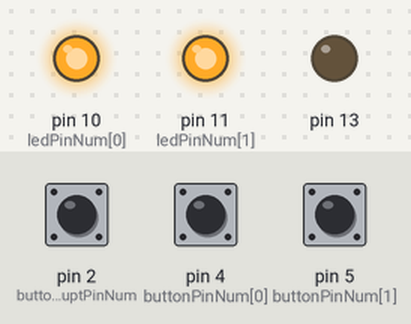
Simulated run of this sketch. Board: Arduino Uno, built with avr-gcc and run on an emulated ATmega328P. Shown: output pins drawn as LEDs (lit = HIGH). Inputs (shaded band) come from the test bench; at power-on: pin 2 (buttonInterruptPinNum) HIGH, pin 4 (buttonPinNum[0]) HIGH, pin 5 (buttonPinNum[1]) HIGH.

Above: at 2.8 s.
2.9 s: pin 2 (buttonInterruptPinNum) pulled LOW for 1.2 s
At 4.8 s:
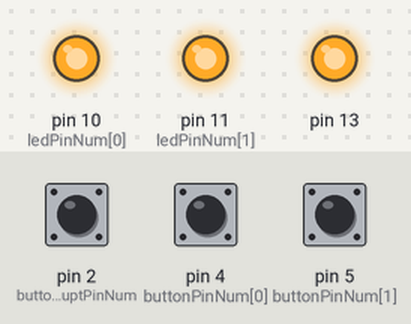
6.5 s: pin 4 (buttonPinNum[0]) pulled LOW for 1.2 s
At 7.8 s:
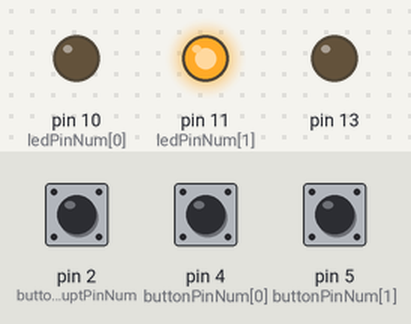
9.5 s: pin 5 (buttonPinNum[1]) pulled LOW for 1.2 s
At 10.7 s:
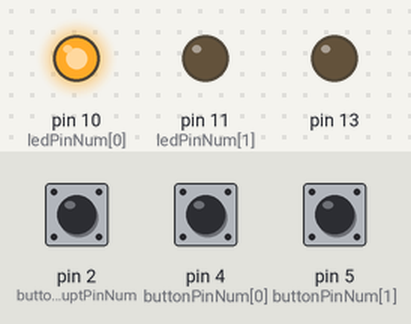
12.5 s: pin 5 (buttonPinNum[1]) pulled LOW for 3.2 s
At 16.4 s:
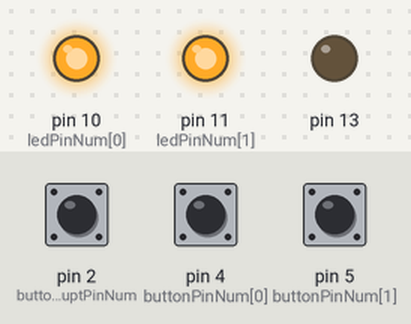
17.5 s: pin 2 (buttonInterruptPinNum) pulled LOW for 3.2 s
At 17.9 s:
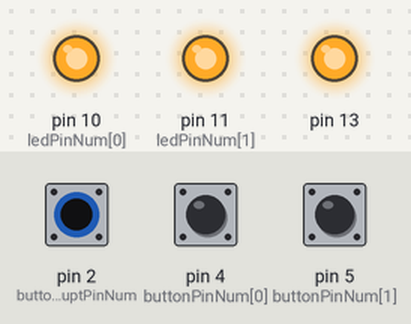
22.5 s: pin 2 (buttonInterruptPinNum) driven LOW and pin 4 (buttonPinNum[0]) driven LOW and pin 5 (buttonPinNum[1]) driven LOW
At 24.1 s:
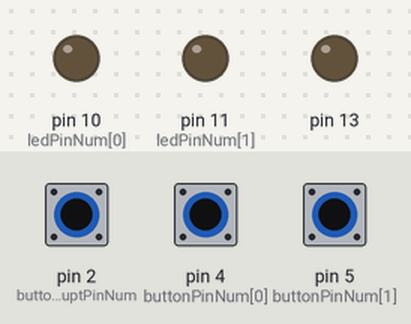
Timing chart, 0 to 25.5 s (numbered marks = the images above; inputs shaded):
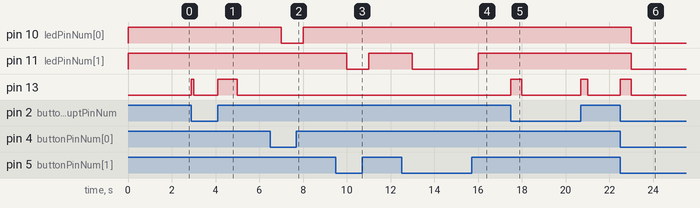

Measured:
- after the input at 2.9 s, pin 13: LOW → HIGH at once, → LOW 0.10 s later, → HIGH 1.1 s later, → LOW 0.90 s later
- after the input at 6.5 s, pin 10 (ledPinNum[0]): HIGH → LOW after 0.50 s, → HIGH 1.0 s later
- after the input at 9.5 s, pin 11 (ledPinNum[1]): HIGH → LOW after 0.50 s, → HIGH 1.0 s later
- after the input at 12.5 s, pin 11 (ledPinNum[1]): HIGH → LOW after 0.50 s, → HIGH 3.0 s later
- after the input at 17.5 s, pin 13: LOW → HIGH at once, → LOW 0.50 s later, → HIGH 2.7 s later, → LOW 0.30 s later
- after the input at 22.5 s, pin 10 (ledPinNum[0]), pin 11 (ledPinNum[1]): HIGH → LOW after 0.50 s; pin 13: LOW → HIGH at once, → LOW 0.50 s later

The sketch:

Testing.ino
```cpp
  const int ledAmount = 2;
  const int buttonPinNum[ledAmount] = {4, 5};
  const int ledPinNum[ledAmount] = {10, 11};
  const int buttonInterruptPinNum = 2;

void setup()
{
  Serial.begin(9600);

    for (int i = 0; i < ledAmount; ++i)
  {
    pinMode(buttonPinNum[i], INPUT_PULLUP);
    pinMode(ledPinNum[i], OUTPUT);
  }
  pinMode(buttonInterruptPinNum, INPUT_PULLUP);
  attachInterrupt(digitalPinToInterrupt(buttonInterruptPinNum), findButtonPin, CHANGE);

  pinMode(13, OUTPUT);
}

void loop()
{
      int testb2 = digitalRead(buttonPinNum[1]);
    if (testb2 == HIGH)
    {
      digitalWrite(ledPinNum[1], HIGH);
    }
    else
    {
      digitalWrite(ledPinNum[1], LOW);
    }
        int testb1 = digitalRead(buttonPinNum[0]);
    if (testb1 == HIGH)
    {
      digitalWrite(ledPinNum[0], HIGH);
    }
    else
    {
      digitalWrite(ledPinNum[0], LOW);
    }
    delay(1000);
    digitalWrite(13, LOW);
}

void findButtonPin()
{
  buttonOneTriggered();
}

void buttonOneTriggered()
{
  digitalWrite(13, HIGH);
}
```
